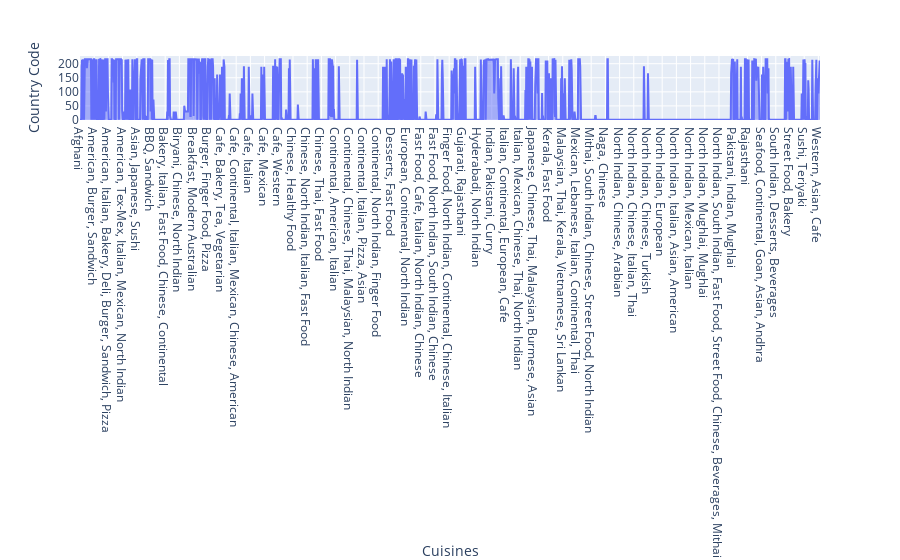

The code cell stored with this chart in its notebook:
### Code cell
df_grouped = df.groupby('Cuisines')['Country Code'].mean().reset_index() 
fig = px.area(df_grouped, x='Cuisines', y='Country Code') 
fig.show()

### Figure 1 — Plotly figure (JSON) as saved in the notebook; plotly's stock layout.template omitted (floating-point values rounded to 4 significant figures; data arrays with more than 128 entries replaced by an {"elided": "..."} marker saying what was removed)
{"data": [{"fillpattern": {"shape": ""}, "hovertemplate": "Cuisines=%{x}<br>Country Code=%{y}<extra></extra>", "legendgroup": "", "line": {"color": "#636efa"}, "marker": {"symbol": "circle"}, "mode": "lines", "name": "", "orientation": "v", "showlegend": false, "stackgroup": "1", "type": "scatter", "x": {"elided": "1825 str values"}, "xaxis": "x", "y": {"elided": "1825 float values"}, "yaxis": "y"}], "layout": {"legend": {"tracegroupgap": 0}, "margin": {"t": 60}, "xaxis": {"anchor": "y", "domain": [0, 1], "title": {"text": "Cuisines"}}, "yaxis": {"anchor": "x", "domain": [0, 1], "title": {"text": "Country Code"}}}}
